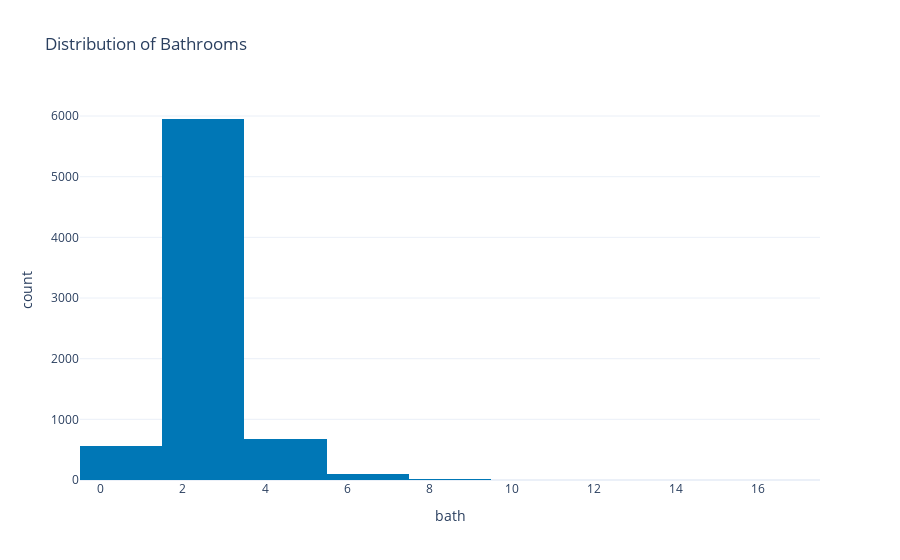

Notebook code for this chart:
### Code cell
fig3 = px.histogram(
    df9,
    x="bath",
    nbins=15,
    title="Distribution of Bathrooms",
    template="plotly_white",
    color_discrete_sequence=["#0077b6"],
)
fig3.show()

### Figure 1 — Plotly figure (JSON) as saved in the notebook; plotly's stock layout.template omitted (floating-point values rounded to 4 significant figures; data arrays with more than 128 entries replaced by an {"elided": "..."} marker saying what was removed)
{"data": [{"alignmentgroup": "True", "bingroup": "x", "hovertemplate": "bath=%{x}<br>count=%{y}<extra></extra>", "legendgroup": "", "marker": {"color": "#0077b6", "pattern": {"shape": ""}}, "name": "", "nbinsx": 15, "offsetgroup": "", "orientation": "v", "showlegend": false, "type": "histogram", "x": {"elided": "7317 int values"}, "xaxis": "x", "yaxis": "y"}], "layout": {"barmode": "relative", "legend": {"tracegroupgap": 0}, "title": {"text": "Distribution of Bathrooms"}, "xaxis": {"anchor": "y", "domain": [0, 1], "title": {"text": "bath"}}, "yaxis": {"anchor": "x", "domain": [0, 1], "title": {"text": "count"}}}}
